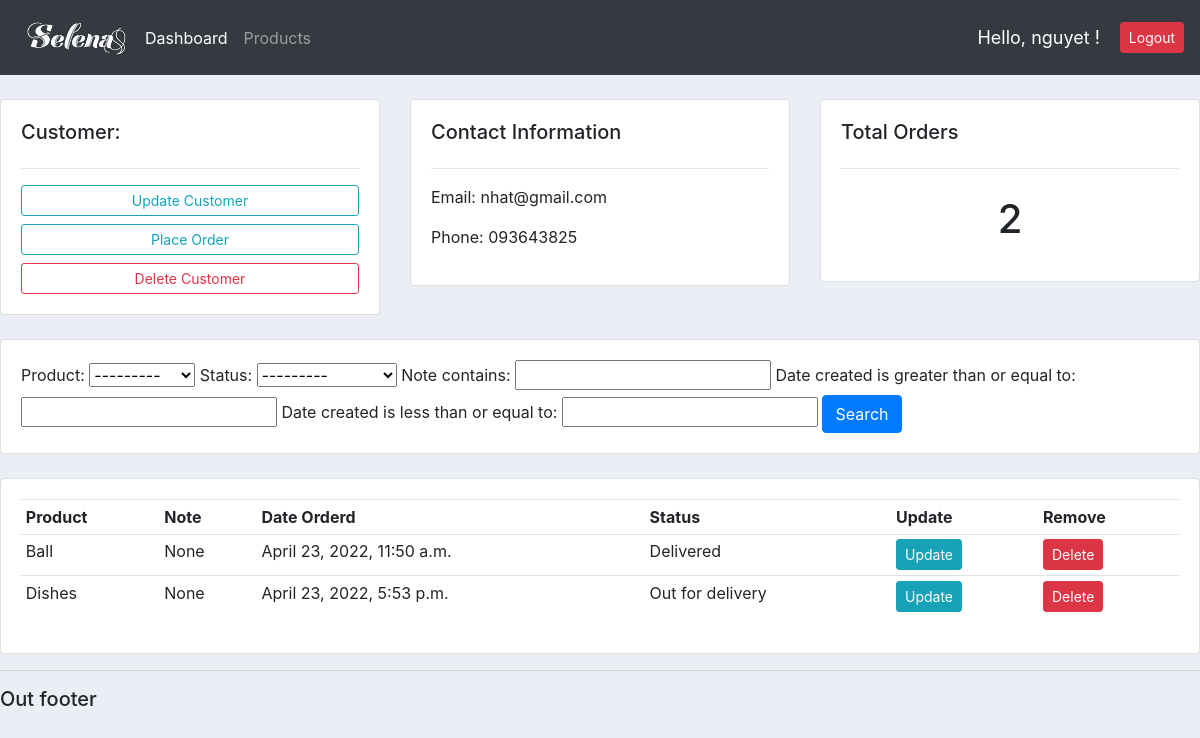
The page /customer/2/ (signed in) on the database its author committed.
### accounts/models.py (models this page shows, shortened)
class Customer(models.Model):
    name = models.CharField(max_length=200, null=True)
    phone = models.CharField(max_length=200, null=True)
    email = models.CharField(max_length=200, null=True)
    date_created = models.DateTimeField(auto_now_add=True)

class Order(models.Model):
    STATUS = (
            ('Pending', 'Pending'),
            ('Out for delivery', 'Out for delivery'),
            ('Delivered', 'Delivered'),
    )
    customer = models.ForeignKey(Customer, null=True, on_delete=models.SET_NULL)
    product = models.ForeignKey(Product, null=True, on_delete=models.SET_NULL)
    date_created = models.DateTimeField(auto_now_add=True)
    status = models.CharField(max_length=200, null=True, choices=STATUS)
    note = models.CharField(max_length=200, null=True)

class Product(models.Model):
    CATEGORY = (
                ('Indoor', 'Indoor'),
                ('Out Door', 'Out Door'),
    )
    name = models.CharField(max_length=200, null=True)
    price = models.FloatField(null=True)
    category = models.CharField(max_length=200, null=True, choices=CATEGORY)
    description = models.CharField(max_length=200, null=True, blank=True)
    date_created = models.DateTimeField(auto_now_add=True)
    tag = models.ManyToManyField(Tag)
    def __str__(self):
        return self.name

### accounts/decorators.py (the view)
        def wrapper_func(request, *args, **kwargs):
            group = None
            if request.user.groups.exists():
                group = request.user.groups.all()[0].name
            if group in allowed_roles:
                return view_func(request, *args, **kwargs)
            else:
                return HttpResponse('You are not authorized to view this page.')

### accounts/views.py (called while the page is built)
@login_required(login_url='login')
@allowed_users(allowed_roles=['admin'])
def customer(request, pk_test):
    customer = Customer.objects.get(id=pk_test)
    orders = customer.order_set.all()
    total_order = orders.count()
    myFilter = OrderFilter(request.GET, queryset=orders)
    orders = myFilter.qs
    context = {'customer':customer, 'orders':orders, 'total_order':total_order, 'myFilter':myFilter}
    return render(request, 'accounts/customer.html', context)

### accounts/templates/accounts/customer.html
{% extends 'accounts/main.html' %}
{% block content %}
<br>
<div class="row">
	<div class="col-md">
		<div class="card card-body">
			<h5>Customer:</h5>
			<hr>
			<a class="btn btn-outline-info  btn-sm btn-block" href="">Update Customer</a>
			<a class="btn btn-outline-info  btn-sm btn-block" href="{% url 'create_order' customer.id %}">Place Order</a>
			<a class="btn btn-outline-danger  btn-sm btn-block" href="">Delete Customer</a>
		</div>
	</div>
	<div class="col-md">
		<div class="card card-body">
			<h5>Contact Information</h5>
			<hr>
			<p>Email: {{customer.email}}</p>
			<p>Phone: {{customer.phone}}</p>
		</div>
	</div>
	<div class="col-md">
		<div class="card card-body">
			<h5>Total Orders</h5>
			<hr>
			<h1 style="text-align: center;padding: 10px">{{total_order}}</h1>
		</div>
	</div>
</div>
<br>
<div class="row">
	<div class="col">
		<div class="card card-body">
			<form method="get">
				{{myFilter.form}}
		    <button class="btn btn-primary" type="submit">Search</button>
		  </form>
		</div>
	</div>
</div>
<br>
<div class="row">
	<div class="col-md">
		<div class="card card-body">
			<table class="table table-sm">
				<tr>
					<th>Product</th>
					<th>Note</th>
					<th>Date Orderd</th>
					<th>Status</th>
					<th>Update</th>
					<th>Remove</th>
				</tr>
				{% for order in orders %}
					<tr>
						<td>{{order.product}}</td>
						<td>{{order.note}}</td>
						<td>{{order.date_created}}</td>
						<td>{{order.status}}</td>
						<td><a class="btn btn-sm btn-info" href="{% url 'update_order' order.id %}">Update</a></td>
						<td><a class="btn btn-sm btn-danger" href="{% url 'delete_order' order.id %}">Delete</a></td>
					</tr>
				{% endfor %}
			</table>
		</div>
	</div>
</div>
{% endblock %}

### accounts/templates/accounts/navbar.html (shortened to what this page needs)
{% load static %}
<nav class="navbar navbar-expand-lg navbar-dark bg-dark">
    <img src="{% static 'images/logo.png' %}" alt="">
    <div class="collapse navbar-collapse" id="navbarNav">
      <ul class="navbar-nav">
        {% if request.user.is_staff %}
        <li class="nav-item active">
          <a class="nav-link" href="{% url 'home' %}">Dashboard</a>
        </li>
        <li class="nav-item">
          <a class="nav-link" href="{% url 'products' %}">Products</a>
        </li>
        {% endif %}
      </ul>
    </div>
    <span class="hello-msg">Hello, {{request.user}} ! </span>
    <a class="btn btn-sm btn-danger" href="{% url 'logout' %}">Logout</a>
  </nav>

### static/css/main.css (style rules this page uses)
body { background-color: #ebeff5; }

### accounts/templates/accounts/navbar.html (style rules this page uses)
.hello-msg { font-size: 18px; color: #fff; margin-right: 20px; }

### rows shown on the page
Customer: email "nhat@gmail.com", phone "093643825"
Order: product "Ball", note "None", date_created "April 23, 2022, 11:50 a.m.", status "Delivered"
Order: product "Dishes", note "None", date_created "April 23, 2022, 5:53 p.m.", status "Out for delivery"

### other values the page prints
{{ request.user }} "nguyet"
{{ total_order }} "2"
